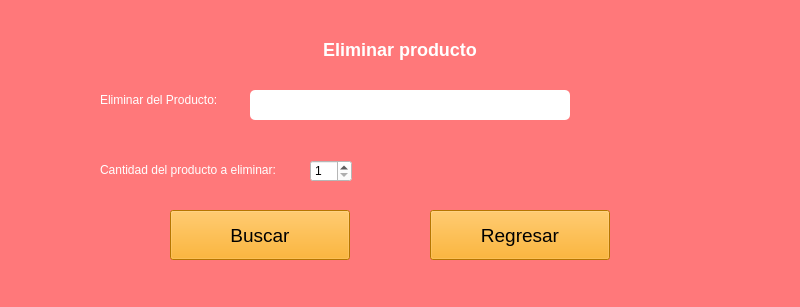
<?xml version="1.0" encoding="UTF-8"?>
<ui version="4.0">
 <class>MainWindow</class>
 <widget class="QMainWindow" name="MainWindow">
  <property name="geometry">
   <rect>
    <x>0</x>
    <y>0</y>
    <width>800</width>
    <height>307</height>
   </rect>
  </property>
  <property name="windowTitle">
   <string>MainWindow</string>
  </property>
  <property name="styleSheet">
   <string notr="true">background-color: rgb(255, 120, 122);</string>
  </property>
  <widget class="QWidget" name="centralwidget">
   <widget class="QLabel" name="EliminarProducto">
    <property name="geometry">
     <rect>
      <x>150</x>
      <y>20</y>
      <width>500</width>
      <height>60</height>
     </rect>
    </property>
    <property name="text">
     <string>&lt;html&gt;&lt;head/&gt;&lt;body&gt;&lt;h2 style=&quot; margin-top:16px; margin-bottom:12px; margin-left:0px; margin-right:0px; -qt-block-indent:0; text-indent:0px;&quot;&gt;&lt;span style=&quot; font-size:x-large; font-weight:600; color:#ffffff;&quot;&gt;Eliminar producto&lt;/span&gt;&lt;/h2&gt;&lt;/body&gt;&lt;/html&gt;</string>
    </property>
    <property name="alignment">
     <set>Qt::AlignCenter</set>
    </property>
   </widget>
   <widget class="QLabel" name="NombreProductoElim">
    <property name="geometry">
     <rect>
      <x>100</x>
      <y>80</y>
      <width>250</width>
      <height>40</height>
     </rect>
    </property>
    <property name="text">
     <string>&lt;html&gt;&lt;head/&gt;&lt;body&gt;&lt;p&gt;&lt;span style=&quot; color:#ffffff;&quot;&gt;Eliminar del Producto:&lt;/span&gt;&lt;/p&gt;&lt;/body&gt;&lt;/html&gt;</string>
    </property>
   </widget>
   <widget class="QLineEdit" name="InsNombreProductoElim">
    <property name="geometry">
     <rect>
      <x>250</x>
      <y>90</y>
      <width>320</width>
      <height>30</height>
     </rect>
    </property>
    <property name="styleSheet">
     <string notr="true">background-color: white; border-radius: 5px;</string>
    </property>
   </widget>
   <widget class="QPushButton" name="BuscarProductoElim">
    <property name="geometry">
     <rect>
      <x>170</x>
      <y>210</y>
      <width>180</width>
      <height>50</height>
     </rect>
    </property>
    <property name="styleSheet">
     <string notr="true">background-color: orange; font-size: 14pt;</string>
    </property>
    <property name="text">
     <string>Buscar</string>
    </property>
   </widget>
   <widget class="QPushButton" name="RegresarProductoElim">
    <property name="geometry">
     <rect>
      <x>430</x>
      <y>210</y>
      <width>180</width>
      <height>50</height>
     </rect>
    </property>
    <property name="styleSheet">
     <string notr="true">background-color: orange; font-size: 14pt;</string>
    </property>
    <property name="text">
     <string>Regresar</string>
    </property>
   </widget>
   <widget class="QLabel" name="CantProd">
    <property name="geometry">
     <rect>
      <x>100</x>
      <y>150</y>
      <width>250</width>
      <height>40</height>
     </rect>
    </property>
    <property name="text">
     <string>&lt;html&gt;&lt;head/&gt;&lt;body&gt;&lt;p&gt;&lt;span style=&quot; color:#ffffff;&quot;&gt;Cantidad del producto a eliminar:&lt;/span&gt;&lt;/p&gt;&lt;/body&gt;&lt;/html&gt;</string>
    </property>
   </widget>
   <widget class="QSpinBox" name="cantidadBox">
    <property name="geometry">
     <rect>
      <x>310</x>
      <y>160</y>
      <width>42</width>
      <height>22</height>
     </rect>
    </property>
    <property name="styleSheet">
     <string notr="true">background-color: rgb(255, 255, 255);</string>
    </property>
    <property name="minimum">
     <number>1</number>
    </property>
    <property name="maximum">
     <number>115</number>
    </property>
   </widget>
  </widget>
 </widget>
 <resources/>
 <connections/>
</ui>
